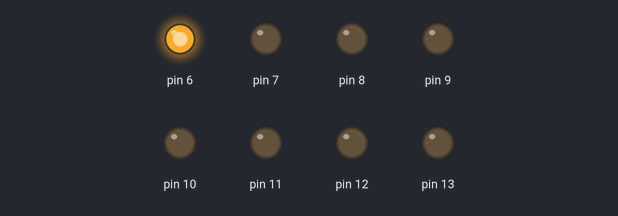
The sketch below on a simulated Arduino Uno, built with avr-gcc and run on an emulated ATmega328P. On the bench: output pins drawn as LEDs (lit = HIGH).

Above: at 0.02 s.
At 0.37 s:
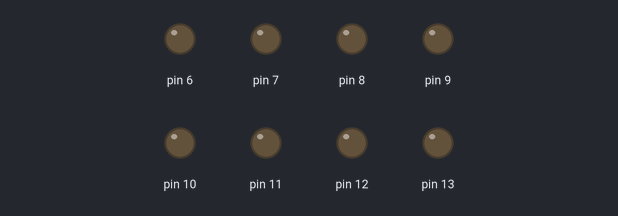
At 0.72 s:
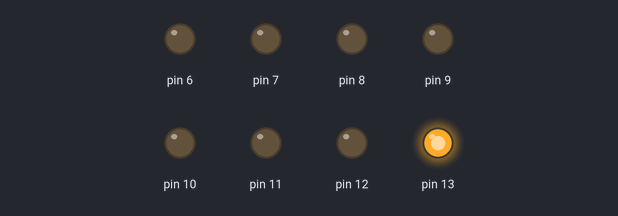
At 1.46 s:
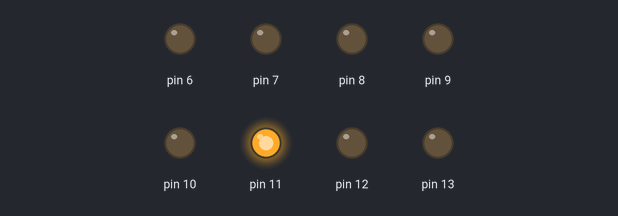
At 2.2 s:
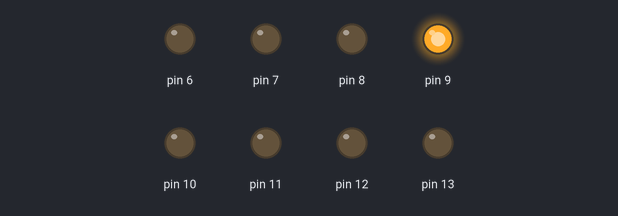
At 2.94 s:
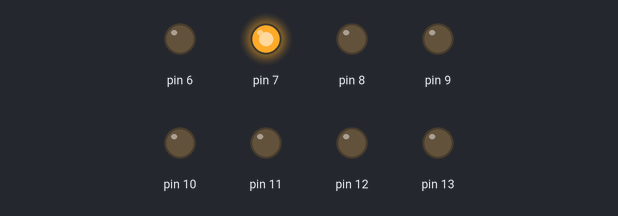
Timing chart, 0 to 3.2 s (numbered marks = the images above):
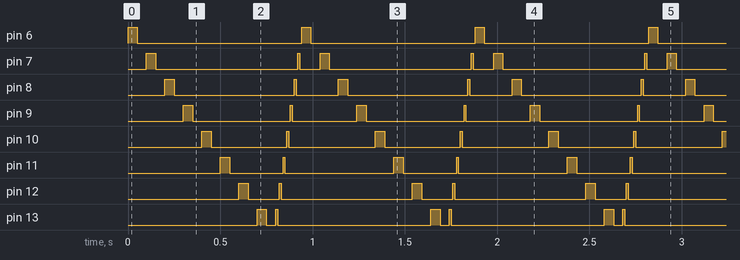

The sketch:

seculuces.ino
```cpp
int input;

void setup() {
  int a = 0;
  for (a = 6; a < 14; a++)
    pinMode(a, OUTPUT);
}

void loop() {
  int b = 0;
  for(b = 6; b < 14; b++){
    digitalWrite(b, HIGH);
    delay(50);
    digitalWrite(b, LOW);
    delay(50);
  }
  for(b = 13; b > 6; b--){
    digitalWrite(b, HIGH);
    delay(10);
    digitalWrite(b, LOW);
    delay(10);
  }
}
```

Measured:
- by itself, pin 6: alternates HIGH for 0.05 s and LOW for 0.89 s
- by itself, pin 7: repeats every 0.94 s: LOW 0.77 s, HIGH 0.01 s, LOW 0.11 s, HIGH 0.05 s
- by itself, pin 8: repeats every 0.94 s: LOW 0.65 s, HIGH 0.01 s, LOW 0.23 s, HIGH 0.05 s
- by itself, pin 9: repeats every 0.94 s: LOW 0.53 s, HIGH 0.01 s, LOW 0.35 s, HIGH 0.05 s
- by itself, pin 10: alternates HIGH for 0.05 s and LOW for 0.44 s
- by itself, pin 11: repeats every 0.94 s: LOW 0.29 s, HIGH 0.01 s, LOW 0.59 s, HIGH 0.05 s
- by itself, pin 12: repeats every 0.94 s: LOW 0.17 s, HIGH 0.01 s, LOW 0.71 s, HIGH 0.05 s
- by itself, pin 13: repeats every 0.94 s: LOW 0.05 s, HIGH 0.01 s, LOW 0.83 s, HIGH 0.05 s
